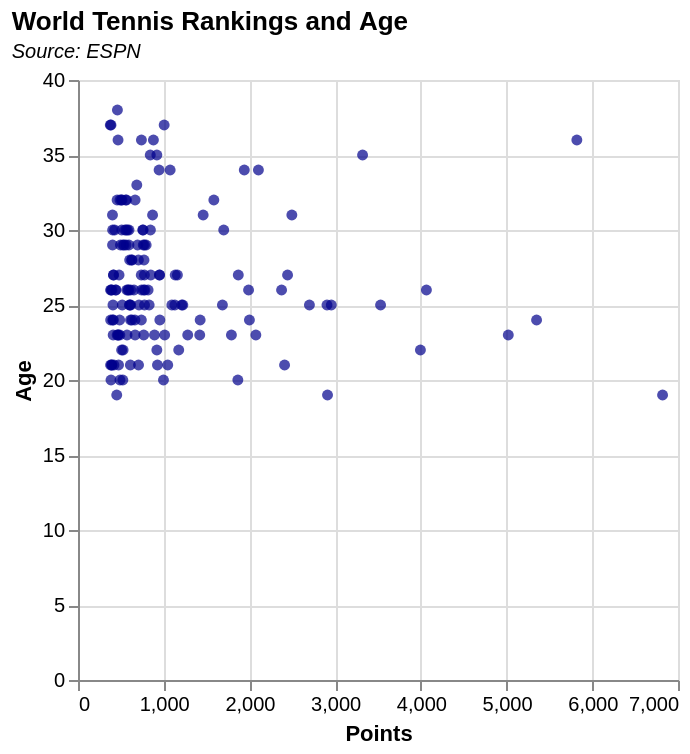

This figure's Vega-Lite source:
### Vega-Lite specification from a JSON file in a GitHub repository (floating-point values rounded to 4 significant figures; data arrays with more than 128 entries replaced by an {"elided": "..."} marker saying what was removed)
{"$schema": "https://vega.github.io/schema/vega-lite/v5.json", "title": {"text": "World Tennis Rankings and Age", "subtitle": ["Source: ESPN"], "subtitleFontStyle": "italic", "subtitleFontSize": 10, "anchor": "start", "color": "black"}, "data": {"values": {"elided": "150 records"}}, "mark": {"type": "circle", "color": "darkblue"}, "height": 300, "width": 300, "encoding": {"x": {"field": "POINTS", "type": "quantitative", "title": "Points"}, "y": {"field": "AGE", "type": "quantitative", "title": "Age"}}, "config": {}}
